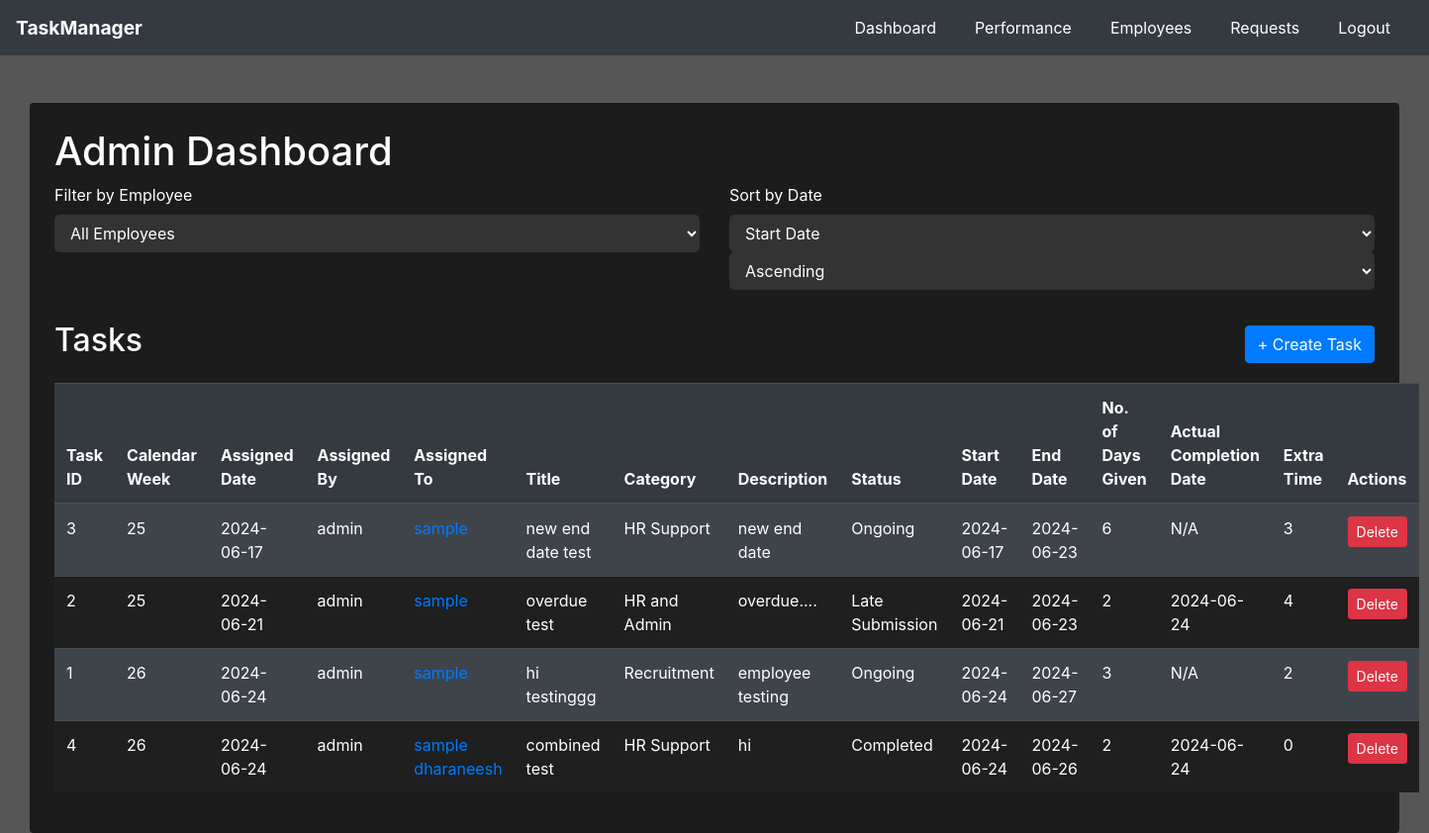
The app's page /admin/dashboard (signed in) with its own data.
### website/models.py (models this page shows)
class Task(db.Model):
    id = db.Column(db.Integer, primary_key=True)
    title = db.Column(db.String(150), nullable=False)
    description = db.Column(db.Text, nullable=False)
    category = db.Column(db.String(100), nullable=False)  # New field for category
    start_date = db.Column(db.Date, nullable=False)
    end_date = db.Column(db.Date, nullable=False)
    status = db.Column(db.String(50), nullable=False, default='Ongoing')
    assigned_by = db.Column(db.Integer, db.ForeignKey('user.id', ondelete='CASCADE'), nullable=False)
    assignments = db.relationship('TaskAssignment', back_populates='task', cascade="all, delete-orphan")
    extension_requests = db.relationship('ExtensionRequest', back_populates='task', cascade="all, delete-orphan")
    @property
    def no_of_days_given(self):
        return (self.end_date - self.start_date).days
    @property
    def actual_completion_date(self):
        completed_assignments = [assignment for assignment in self.assignments if assignment.completed]
        if completed_assignments:
            return max(assignment.completion_date for assignment in completed_assignments)
        return None
    @property
    def extra_time(self):
        approved_requests = [request for request in self.extension_requests if request.status == 'Approved']
        if approved_requests:
            return sum(request.no_of_days for request in approved_requests)
        return 0

class User(UserMixin, db.Model):
    id = db.Column(db.Integer, primary_key=True)
    username = db.Column(db.String(150), unique=True, nullable=False)
    password = db.Column(db.String(150), nullable=False)
    role = db.Column(db.String(50), nullable=False)
    email = db.Column(db.String(150), unique=True, nullable=False)
    assigned_tasks = db.relationship('TaskAssignment', backref='assigned_to', lazy=True, cascade="all, delete-orphan")
    tasks_assigned = db.relationship('Task', backref=db.backref('assigned_by_user'), lazy=True)
    extension_requests = db.relationship('ExtensionRequest', back_populates='requesting_user', lazy=True, overlaps="user", cascade="all, delete-orphan")

class TaskAssignment(db.Model):
    id = db.Column(db.Integer, primary_key=True)
    user_id = db.Column(db.Integer, db.ForeignKey('user.id', ondelete='CASCADE'), nullable=False)
    task_id = db.Column(db.Integer, db.ForeignKey('task.id', ondelete='CASCADE'), nullable=False)
    completed = db.Column(db.Boolean, default=False)
    completion_date = db.Column(db.Date)
    task = db.relationship('Task', back_populates='assignments')

class ExtensionRequest(db.Model):
    id = db.Column(db.Integer, primary_key=True)
    task_id = db.Column(db.Integer, db.ForeignKey('task.id', ondelete='CASCADE'), nullable=False)
    user_id = db.Column(db.Integer, db.ForeignKey('user.id', ondelete='CASCADE'), nullable=False)
    no_of_days = db.Column(db.Integer, nullable=False)
    reason = db.Column(db.Text, nullable=False)
    status = db.Column(db.String(50), nullable=False, default='Pending')
    task = db.relationship('Task', back_populates='extension_requests')
    requesting_user = db.relationship('User', back_populates='extension_requests', overlaps="user")

### website/routes.py (the view)
@main.route('/admin/dashboard', methods=['GET', 'POST'])
@login_required
def admin_dashboard():
    if current_user.role != 'admin':
        return redirect(url_for('main.home'))
    employee_id = request.args.get('employee_id', type=int)
    sort_by = request.args.get('sort_by', 'start_date')
    sort_order = request.args.get('sort_order', 'asc')
    tasks_query = Task.query
    extension_requests_query = ExtensionRequest.query
    if employee_id:
        tasks_query = tasks_query.join(TaskAssignment).filter(TaskAssignment.user_id == employee_id)
        extension_requests_query = extension_requests_query.filter_by(user_id=employee_id)
    if sort_by and sort_order:
        if sort_order == 'asc':
            if sort_by == 'start_date':
                tasks_query = tasks_query.order_by(Task.start_date.asc())
            elif sort_by == 'end_date':
                tasks_query = tasks_query.order_by(Task.end_date.asc())
        else:
            if sort_by == 'start_date':
                tasks_query = tasks_query.order_by(Task.start_date.desc())
            elif sort_by == 'end_date':
                tasks_query = tasks_query.order_by(Task.end_date.desc())
    tasks = tasks_query.all()
    employees = User.query.filter_by(role='employee').all()
    current_date = datetime.now().date()
    categories = [
        "Recruitment", "IT Support", "HR and Admin", "Urgent Report - Saravanan Sir",
        "Operations", "HR and Admin", "IT and Infrastructure", "HR Support",
        "Project Management", "HR Activities"
    ]
    update_task_status()
    return render_template('admin/dashboard.html', tasks=tasks, employees=employees, current_date=current_date, categories=categories)

### website/templates/admin/dashboard.html (shortened to what this page needs)
{% extends "base.html" %}
{% block navbar %}
<nav class="navbar navbar-expand-lg navbar-dark">
  <a class="navbar-brand" href="#">TaskManager</a>
  <div class="collapse navbar-collapse" id="navbarNav">
    <ul class="navbar-nav ml-auto">
      <li class="nav-item">
        <a class="nav-link" href="{{ url_for('main.admin_dashboard') }}">Dashboard</a>
      </li>
      <li class="nav-item">
        <a class="nav-link" href="{{ url_for('main.performance') }}">Performance</a>
      </li>
      <li class="nav-item">
        <a class="nav-link" href="{{ url_for('main.employees') }}">Employees</a>
      </li>
      <li class="nav-item">
        <a class="nav-link" href="{{ url_for('auth.view_requests') }}">Requests</a>
      </li>
      <li class="nav-item">
        <a class="nav-link" href="{{ url_for('auth.logout') }}">Logout</a>
      </li>
    </ul>
  </div>
</nav>
{% endblock %}
{% block content %}
<div class="container mt-5" style="max-width: 1500px;">
    <div class="card p-4" style="background-color: #1c1c1c; color: #ffffff;">
        <h1>Admin Dashboard</h1>
        <div class="row mb-3">
            <div class="col-md-6">
                <form method="get" action="{{ url_for('main.admin_dashboard') }}">
                    <div class="form-group">
                        <label for="employee_id">Filter by Employee</label>
                        <select name="employee_id" id="employee_id" class="form-control" onchange="this.form.submit()">
                            <option value="">All Employees</option>
                        </select>
                    </div>
                </form>
            </div>
            <div class="col-md-6">
                <form method="get" action="{{ url_for('main.admin_dashboard') }}">
                    <div class="form-group">
                        <label for="sort_by">Sort by Date</label>
                        <select name="sort_by" id="sort_by" class="form-control" onchange="this.form.submit()">
                            <option value="start_date" {% if request.args.get('sort_by') == 'start_date' %}selected{% endif %}>Start Date</option>
                        </select>
                        <select name="sort_order" id="sort_order" class="form-control" onchange="this.form.submit()">
                            <option value="asc" {% if request.args.get('sort_order') == 'asc' %}selected{% endif %}>Ascending</option>
                        </select>
                    </div>
                </form>
            </div>
        </div>
        <div class="row">
            <div class="col-md-12 d-flex justify-content-between align-items-center mb-3">
                <h2>Tasks</h2>
                <button type="button" class="btn btn-primary" data-toggle="modal" data-target="#createTaskModal">
                    + Create Task
                </button>
            </div>
            <div class="col-md-12">
                <table class="table table-striped table-dark">
                    <thead>
                        <tr>
                            <th>Task ID</th>
                            <th>Calendar Week</th>
                            <th>Assigned Date</th>
                            <th>Assigned By</th>
                            <th>Assigned To</th>
                            <th>Title</th>
                            <th>Category</th>
                            <th>Description</th>
                            <th>Status</th>
                            <th>Start Date</th>
                            <th>End Date</th>
                            <th>No. of Days Given</th>
                            <th>Actual Completion Date</th>
                            <th>Extra Time</th>
                            <th>Actions</th>
                        </tr>
                    </thead>
                    <tbody>
                        {% for task in tasks %}
                            <tr>
                                <td>{{ task.id }}</td>
                                <td>{{ task.start_date.isocalendar()[1] }}</td>
                                <td>{{ task.start_date }}</td>
                                <td>{{ task.assigned_by_user.username }}</td>
                                <td>
                                    <a href="#" data-toggle="modal" data-target="#viewTaskModal{{ task.id }}">
                                        {% for assignment in task.assignments %}
                                            {{ assignment.assigned_to.username }}<br>
                                        {% else %}
                                            N/A
                                        {% endfor %}
                                    </a>
                                </td>
                                <td>{{ task.title }}</td>
                                <td>{{ task.category }}</td>
                                <td>{{ task.description }}</td>
                                <td>{{ task.status }}</td>
                                <td>{{ task.start_date }}</td>
                                <td>{{ task.end_date }}</td>
                                <td>{{ task.no_of_days_given }}</td>
                                <td>{{ task.actual_completion_date or 'N/A' }}</td>
                                <td>
                                    {% if task.extra_time %}
                                        {{ task.extra_time }}
                                    {% else %}
                                        0
                                    {% endif %}
                                </td>
                                <td>
                                    <form action="{{ url_for('main.delete_task', task_id=task.id) }}" method="post" style="display: inline;">
                                        <button type="submit" class="btn btn-sm btn-danger">Delete</button>
                                    </form>
                                </td>
                            </tr>
                        {% else %}
                            <tr>
                                <td colspan="15" class="text-center">No tasks available</td>
                            </tr>
                        {% endfor %}
                    </tbody>
                </table>
            </div>
        </div>
    </div>
</div>
{% endblock %}

### website/static/home.css (style rules this page uses)
.navbar { padding: 0.5rem 1rem; }
.navbar-brand { font-size: 1.2rem; font-weight: bold; }
.navbar-nav { margin-left: auto; }
.nav-link { font-size: 1rem; margin: 0 0.5rem; }

### website/static/dark-theme.css (style rules this page uses)
body { background-color: #565656; color: #000000; }
.navbar { background-color: #343a40; }
.navbar-brand { font-weight: bold; color: #ffffff !important; }
.navbar-nav .nav-item .nav-link { color: #ffffff !important; margin-right: 15px; }
.table-striped tbody tr:nth-of-type(odd) { background-color: #2a2a2a; }
.table-striped tbody tr:nth-of-type(even) { background-color: #1f1f1f; }
.form-control { background-color: #333333; color: #ffffff; border: none; border-radius: 5px; }
.btn-primary { background-color: #007bff; border-color: #007bff; }

### records on screen
Task: id "3", start_date "25", start_date "2024-06-17", assigned_by_user.username "admin", title "new end date test", category "HR Support", description "new end date", status "Ongoing", end_date "2024-06-23", no_of_days_given "6", completed "N/A", extra_time "3"
TaskAssignment: assigned_to.username "sample"
Task: id "2", start_date "25", start_date "2024-06-21", assigned_by_user.username "admin", title "overdue test", category "HR and Admin", description "overdue....", status "Late Submission", end_date "2024-06-23", no_of_days_given "2", completion_date "2024-06-24", extra_time "4"
TaskAssignment: assigned_to.username "sample"
Task: id "1", start_date "26", start_date "2024-06-24", assigned_by_user.username "admin", title "hi testinggg", category "Recruitment", description "employee testing", status "Ongoing", end_date "2024-06-27", no_of_days_given "3", completed "N/A", extra_time "2"
TaskAssignment: assigned_to.username "sample"
Task: id "4", start_date "26", start_date "2024-06-24", assigned_by_user.username "admin", title "combined test", category "HR Support", description "hi", status "Completed", end_date "2024-06-26", no_of_days_given "2", completion_date "2024-06-24"
TaskAssignment: assigned_to.username "sample"
TaskAssignment: assigned_to.username "dharaneesh"
